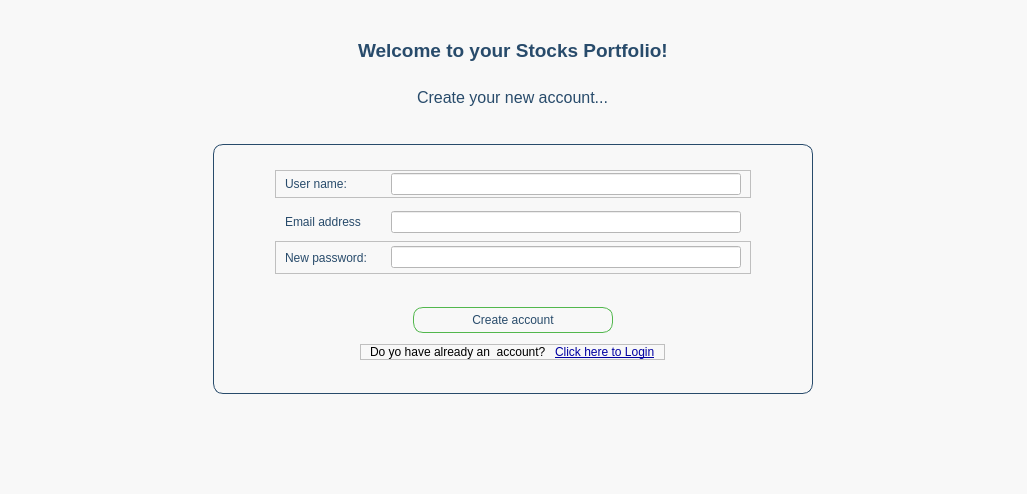
<?xml version="1.0" encoding="UTF-8"?>
<ui version="4.0">
 <class>Frame</class>
 <widget class="QFrame" name="Frame">
  <property name="geometry">
   <rect>
    <x>0</x>
    <y>0</y>
    <width>1027</width>
    <height>494</height>
   </rect>
  </property>
  <property name="windowTitle">
   <string>Frame</string>
  </property>
  <property name="styleSheet">
   <string notr="true">background-color: rgb(248, 248, 248);</string>
  </property>
  <layout class="QVBoxLayout" name="verticalLayout">
   <property name="topMargin">
    <number>30</number>
   </property>
   <property name="bottomMargin">
    <number>100</number>
   </property>
   <item alignment="Qt::AlignHCenter">
    <widget class="QLabel" name="label_6">
     <property name="font">
      <font>
       <pointsize>14</pointsize>
       <bold>true</bold>
      </font>
     </property>
     <property name="styleSheet">
      <string notr="true">color: rgb(40, 75, 107);</string>
     </property>
     <property name="text">
      <string>Welcome to your Stocks Portfolio!</string>
     </property>
    </widget>
   </item>
   <item alignment="Qt::AlignHCenter|Qt::AlignVCenter">
    <widget class="QLabel" name="label">
     <property name="font">
      <font>
       <pointsize>12</pointsize>
      </font>
     </property>
     <property name="styleSheet">
      <string notr="true">color: rgb(40, 75, 107)</string>
     </property>
     <property name="text">
      <string>Create your new account...</string>
     </property>
    </widget>
   </item>
   <item>
    <spacer name="verticalSpacer_4">
     <property name="orientation">
      <enum>Qt::Vertical</enum>
     </property>
     <property name="sizeType">
      <enum>QSizePolicy::Fixed</enum>
     </property>
     <property name="sizeHint" stdset="0">
      <size>
       <width>20</width>
       <height>20</height>
      </size>
     </property>
    </spacer>
   </item>
   <item alignment="Qt::AlignHCenter">
    <widget class="QFrame" name="frame_user_info">
     <property name="sizePolicy">
      <sizepolicy hsizetype="Fixed" vsizetype="Fixed">
       <horstretch>0</horstretch>
       <verstretch>0</verstretch>
      </sizepolicy>
     </property>
     <property name="minimumSize">
      <size>
       <width>600</width>
       <height>250</height>
      </size>
     </property>
     <property name="maximumSize">
      <size>
       <width>600</width>
       <height>500</height>
      </size>
     </property>
     <property name="layoutDirection">
      <enum>Qt::LeftToRight</enum>
     </property>
     <property name="styleSheet">
      <string notr="true">#frame_user_info{	
	
	border: 1px solid rgb(40, 75, 107);
	padding: 5px;
	color: rgb(40, 75, 107);
border-radius: 10;
}</string>
     </property>
     <property name="frameShape">
      <enum>QFrame::Box</enum>
     </property>
     <property name="frameShadow">
      <enum>QFrame::Raised</enum>
     </property>
     <layout class="QVBoxLayout" name="verticalLayout_2">
      <property name="spacing">
       <number>3</number>
      </property>
      <property name="leftMargin">
       <number>30</number>
      </property>
      <property name="topMargin">
       <number>20</number>
      </property>
      <property name="rightMargin">
       <number>30</number>
      </property>
      <property name="bottomMargin">
       <number>20</number>
      </property>
      <item alignment="Qt::AlignHCenter|Qt::AlignTop">
       <widget class="QFrame" name="frame_3">
        <property name="layoutDirection">
         <enum>Qt::RightToLeft</enum>
        </property>
        <property name="frameShape">
         <enum>QFrame::StyledPanel</enum>
        </property>
        <property name="frameShadow">
         <enum>QFrame::Raised</enum>
        </property>
        <layout class="QHBoxLayout" name="horizontalLayout_4">
         <property name="topMargin">
          <number>2</number>
         </property>
         <property name="bottomMargin">
          <number>2</number>
         </property>
         <item alignment="Qt::AlignRight">
          <widget class="QLineEdit" name="lineEdit_2">
           <property name="sizePolicy">
            <sizepolicy hsizetype="Fixed" vsizetype="Fixed">
             <horstretch>0</horstretch>
             <verstretch>0</verstretch>
            </sizepolicy>
           </property>
           <property name="minimumSize">
            <size>
             <width>350</width>
             <height>0</height>
            </size>
           </property>
           <property name="styleSheet">
            <string notr="true">background-color: rgb(255, 255, 255);
border-color: rgb(255, 255, 255);
color: rgb(40, 75, 107);</string>
           </property>
           <property name="clearButtonEnabled">
            <bool>false</bool>
           </property>
          </widget>
         </item>
         <item alignment="Qt::AlignHCenter">
          <widget class="QLabel" name="label_5">
           <property name="sizePolicy">
            <sizepolicy hsizetype="Fixed" vsizetype="Preferred">
             <horstretch>0</horstretch>
             <verstretch>0</verstretch>
            </sizepolicy>
           </property>
           <property name="minimumSize">
            <size>
             <width>100</width>
             <height>0</height>
            </size>
           </property>
           <property name="styleSheet">
            <string notr="true">color: rgb(40, 75, 107);</string>
           </property>
           <property name="text">
            <string>User name:</string>
           </property>
          </widget>
         </item>
        </layout>
       </widget>
      </item>
      <item alignment="Qt::AlignHCenter">
       <widget class="QFrame" name="frame_2">
        <property name="layoutDirection">
         <enum>Qt::RightToLeft</enum>
        </property>
        <property name="frameShape">
         <enum>QFrame::NoFrame</enum>
        </property>
        <property name="frameShadow">
         <enum>QFrame::Raised</enum>
        </property>
        <layout class="QHBoxLayout" name="horizontalLayout_2">
         <property name="topMargin">
          <number>2</number>
         </property>
         <property name="bottomMargin">
          <number>2</number>
         </property>
         <item>
          <widget class="QLineEdit" name="lineEdit">
           <property name="sizePolicy">
            <sizepolicy hsizetype="Fixed" vsizetype="Fixed">
             <horstretch>0</horstretch>
             <verstretch>0</verstretch>
            </sizepolicy>
           </property>
           <property name="minimumSize">
            <size>
             <width>350</width>
             <height>0</height>
            </size>
           </property>
           <property name="styleSheet">
            <string notr="true">background-color: rgb(255, 255, 255);
border-color: rgb(255, 255, 255);
color: rgb(40, 75, 107);</string>
           </property>
           <property name="clearButtonEnabled">
            <bool>false</bool>
           </property>
          </widget>
         </item>
         <item alignment="Qt::AlignHCenter">
          <widget class="QLabel" name="label_4">
           <property name="sizePolicy">
            <sizepolicy hsizetype="Fixed" vsizetype="Preferred">
             <horstretch>0</horstretch>
             <verstretch>0</verstretch>
            </sizepolicy>
           </property>
           <property name="minimumSize">
            <size>
             <width>100</width>
             <height>0</height>
            </size>
           </property>
           <property name="styleSheet">
            <string notr="true">color: rgb(40, 75, 107);</string>
           </property>
           <property name="text">
            <string>Email address</string>
           </property>
          </widget>
         </item>
        </layout>
       </widget>
      </item>
      <item alignment="Qt::AlignHCenter">
       <widget class="QFrame" name="frame_5">
        <property name="minimumSize">
         <size>
          <width>0</width>
          <height>0</height>
         </size>
        </property>
        <property name="layoutDirection">
         <enum>Qt::RightToLeft</enum>
        </property>
        <property name="frameShape">
         <enum>QFrame::StyledPanel</enum>
        </property>
        <property name="frameShadow">
         <enum>QFrame::Raised</enum>
        </property>
        <layout class="QHBoxLayout" name="horizontalLayout_3">
         <property name="topMargin">
          <number>2</number>
         </property>
         <property name="bottomMargin">
          <number>2</number>
         </property>
         <item>
          <widget class="QLineEdit" name="lineEdit_3">
           <property name="sizePolicy">
            <sizepolicy hsizetype="Fixed" vsizetype="Fixed">
             <horstretch>0</horstretch>
             <verstretch>0</verstretch>
            </sizepolicy>
           </property>
           <property name="minimumSize">
            <size>
             <width>350</width>
             <height>0</height>
            </size>
           </property>
           <property name="styleSheet">
            <string notr="true">background-color: rgb(255, 255, 255);
border-color: rgb(255, 255, 255);
color: rgb(40, 75, 107);</string>
           </property>
           <property name="clearButtonEnabled">
            <bool>false</bool>
           </property>
          </widget>
         </item>
         <item>
          <widget class="QLabel" name="label_8">
           <property name="sizePolicy">
            <sizepolicy hsizetype="Fixed" vsizetype="Preferred">
             <horstretch>0</horstretch>
             <verstretch>0</verstretch>
            </sizepolicy>
           </property>
           <property name="minimumSize">
            <size>
             <width>100</width>
             <height>0</height>
            </size>
           </property>
           <property name="styleSheet">
            <string notr="true">color: rgb(40, 75, 107);</string>
           </property>
           <property name="text">
            <string>New password:</string>
           </property>
          </widget>
         </item>
        </layout>
       </widget>
      </item>
      <item>
       <spacer name="verticalSpacer">
        <property name="orientation">
         <enum>Qt::Vertical</enum>
        </property>
        <property name="sizeType">
         <enum>QSizePolicy::Fixed</enum>
        </property>
        <property name="sizeHint" stdset="0">
         <size>
          <width>20</width>
          <height>30</height>
         </size>
        </property>
       </spacer>
      </item>
      <item alignment="Qt::AlignHCenter">
       <widget class="QPushButton" name="pushButton">
        <property name="minimumSize">
         <size>
          <width>200</width>
          <height>0</height>
         </size>
        </property>
        <property name="styleSheet">
         <string notr="true">border: 1px solid rgb(82, 183, 77);
padding: 5px;
color: rgb(40, 75, 107);
border-radius: 10;
</string>
        </property>
        <property name="text">
         <string>Create account</string>
        </property>
       </widget>
      </item>
      <item alignment="Qt::AlignHCenter|Qt::AlignVCenter">
       <widget class="QFrame" name="frame_4">
        <property name="layoutDirection">
         <enum>Qt::RightToLeft</enum>
        </property>
        <property name="frameShape">
         <enum>QFrame::StyledPanel</enum>
        </property>
        <property name="frameShadow">
         <enum>QFrame::Raised</enum>
        </property>
        <layout class="QHBoxLayout" name="horizontalLayout">
         <property name="topMargin">
          <number>0</number>
         </property>
         <property name="bottomMargin">
          <number>0</number>
         </property>
         <item>
          <widget class="QLabel" name="label_2">
           <property name="font">
            <font>
             <underline>true</underline>
            </font>
           </property>
           <property name="styleSheet">
            <string notr="true">color: rgb(0, 0, 161);</string>
           </property>
           <property name="text">
            <string>Click here to Login</string>
           </property>
          </widget>
         </item>
         <item>
          <widget class="QLabel" name="label_3">
           <property name="text">
            <string>Do yo have already an  account? </string>
           </property>
          </widget>
         </item>
        </layout>
       </widget>
      </item>
     </layout>
    </widget>
   </item>
  </layout>
 </widget>
 <resources/>
 <connections/>
</ui>
